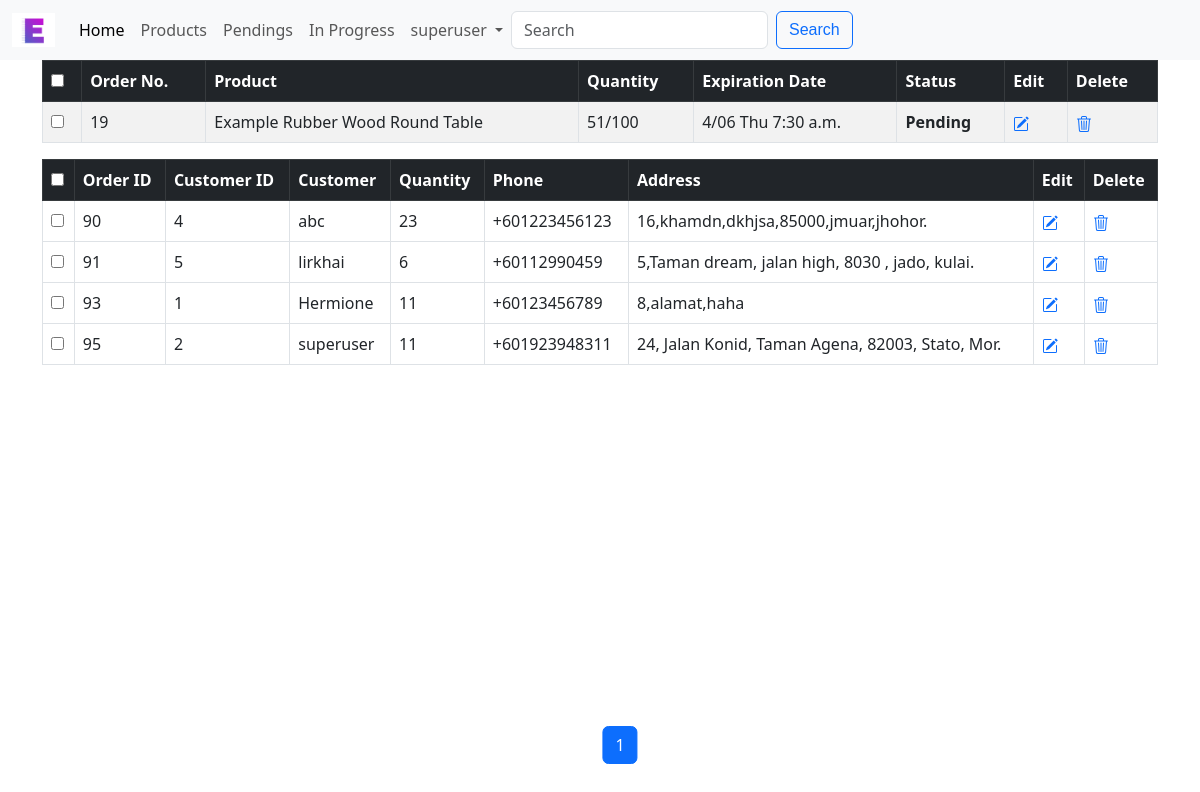
Page /manage_orders/19 (signed in) on the committed database.
### esb/models.py (models this page shows, shortened)
class User(AbstractUser):
    email_token = models.CharField(max_length=200)
    email_is_verified = models.BooleanField(default=False)

class PurchaseOrder(models.Model):
    product = models.ForeignKey(
        Product, on_delete=models.CASCADE, related_name="order_product"
    )
    date_time = models.DateTimeField(null=True)
    target_quantity = models.IntegerField()
    @property
    def is_expired(self):
        return timezone.now() >= self.date_time
    @property
    def total_quantity(self):
        return sum([purchase.quantity for purchase in self.customer_purchases.all()])
    @property
    def reach_target(self):
        total_quantity = sum(
            [purchase.quantity for purchase in self.customer_purchases.all()]
        )
        return total_quantity >= self.target_quantity

class Product(models.Model):
    title = models.CharField(max_length=100)
    description = models.TextField(max_length=1000)
    category = models.ForeignKey(
        Category,
        on_delete=models.SET_NULL,
        blank=True,
        null=True,
        related_name="categories",
    )
    price = models.DecimalField(max_digits=10, decimal_places=2)
    active = models.BooleanField(default=False)
    img = models.ImageField(upload_to="esb/static/esb/image")
    class Meta:
        ordering = ["-active", "id"]

class CustomerPurchase(models.Model):
    customer = models.ForeignKey(
        Customer, on_delete=models.CASCADE, related_name="customer_purchases"
    )
    purchase = models.ForeignKey(
        PurchaseOrder, on_delete=models.CASCADE, related_name="customer_purchases"
    )
    quantity = models.IntegerField()

class Customer(models.Model):
    user = models.OneToOneField(
        User, on_delete=models.CASCADE, null=True, unique=True)
    name = models.CharField(max_length=100, null=True)
    phone = models.CharField(max_length=100, null=True)
    address = models.CharField(max_length=200, null=True)
    def __str__(self):
        return self.user.username

### esb/views.py (the view)
def order_details(request, order_id):
    p_order = PurchaseOrder.objects.get(pk=order_id)
    cus_in_order = CustomerPurchase.objects.filter(purchase=p_order)
    paginator = Paginator(cus_in_order, 10)
    page_number = request.GET.get("page")
    page_obj = paginator.get_page(page_number)
    prev_prev_page_number = page_obj.number - 2
    if page_obj.number + 2 in page_obj.paginator.page_range:
        next_next_page_number = page_obj.number + 2
    else:
        next_next_page_number = None
    return render(request, "esb/order_details.html", {
        "page_obj": page_obj,
        "p_order": p_order,
        "next_next_page_number": next_next_page_number,
        "prev_prev_page_number": prev_prev_page_number
    })

### esb/templates/esb/order_details.html (shortened to what this page needs)
{% extends "esb/manage_orders.html" %}
{% load static %}
{% block top %}
<div class="table-responsive">
    <table id="bootstrapdatatable" class="table table-striped table-bordered" width="100%">
        <thead class="table-dark">
            <th><input type="checkbox" id="checkall" /></th>
            <th>Order No.</th>
            <th>Product</th>
            <th>Quantity</th>
            <th>Expiration Date</th>
            <th>Status</th>
            <th>Edit</th>
            <th>Delete</th>
        </thead>
        <tbody>
            <tr>
                <td><input type="checkbox" id="checkthis" /></td>
                <td>{{ p_order.id }}</td>
                <td>{{ p_order.product.title }}</td>
                <td><span id="total-quantity">{{ p_order.total_quantity }}</span>/{{ p_order.target_quantity }}</td>
                <td>{{ p_order.date_time|date:'n/d D g:i a' }} </td>
                <td id="order-status" style="text-align:left;">
                    {% if p_order.reach_target %}
                    <span class="text-success">
                        In Progress
                    </span>
                    {% else %}
                        {% if p_order.is_expired %}
                            <span class="text-danger">Expired</span>
                        {% else %}
                            Pending
                        {% endif %}
                    {% endif %}</td>
                <td>
                    <a href="#">
                    </a>
                </td>
                <td>
                    <a href="#">
                    </a>
                </td>
            </tr>
        </tbody>
    </table>
</div>
{% endblock %}
{% block thead %}
    <th><input type="checkbox" class="checkall" /></th>
    <th>Order ID</th>
    <th>Customer ID</th>
    <th>Customer</th>
    <th>Quantity</th>
    <th>Phone</th>
    <th>Address</th>
    <th>Edit</th>
    <th>Delete</th>
{% endblock %}
{% block tbody %}
    {% for cus in page_obj %}
        <tr id="tr{{ cus.id }}">
            <td><input type="checkbox" class="checkthis" /></td>
            <td>{{ cus.id }}</td>
            <td>{{ cus.customer.id }}</td>
            <td>{{ cus.customer }}</td>
            <td><span id="sp{{ cus.id }}">{{ cus.quantity }}</span>
            </td>
            <td>+{{ cus.customer.phone}}</td>
            <td>{{ cus.customer.address }}</td>
            <td><a id="edit{{ cus.id }}" onclick="editCusOrder('{{ cus.id }}')" style="color:#0d6efd;">
                </a>
            </td>
            <td><a onclick="deleteCusOrder('{{ cus.id }}')" style="color:#0d6efd;">
                </a>
            </td>
        </tr>
    {% endfor %}
    {% block pagination %}
        {% include 'esb/pagination.html' %}
    {% endblock %}
{% endblock %}

### esb/templates/esb/layout.html (shortened to what this page needs)
{% load static %}
<!DOCTYPE html>
<html lang="en">
    <head>
        <link href="https://cdn.jsdelivr.net/npm/bootstrap@5.3.0-alpha1/dist/css/bootstrap.min.css" rel="stylesheet"
>
        <link rel="stylesheet" href="{% static 'esb/styles.css' %}">
    </head>
    <body>
        <nav class="navbar navbar-expand-lg bg-body-tertiary fixed-top">
            <div class="container-fluid">
                <a class="navbar-brand" href="#">
                    <img src="{% static 'esb/image/ESB.jpg' %}" alt="Esb" width="43" height="34">
                </a>
                <div class="collapse navbar-collapse" id="navbarNavDropdown" style="text-align:center;">
                    <ul class="navbar-nav">
                        <li class="nav-item">
                            <a class="nav-link active" aria-current="page" href="{% url 'index' %}">Home</a>
                        </li>
                        <li class="nav-item">
                            <a class="nav-link" href="{% url 'category' %}">Products</a>
                        </li>
                        <li class="nav-item">
                            <a class="nav-link" href="{% url 'pendings' %}">Pendings</a>
                        </li>
                        <li class="nav-item">
                            <a class="nav-link" href="{% url 'inprogress' %}">In Progress</a>
                        </li>
                        {% if request.user.is_authenticated %}
                        <li class="nav-item dropdown" style="text-align:center;">
                            <a class="nav-link dropdown-toggle" href="#" role="button" data-bs-toggle="dropdown" aria-expanded="false">
                                {{ user.username }}
                            </a>
                        </li>
                        {% endif %}
                    </ul>
                    <form action="{% url 'search_products' %}"class="d-flex" role="search" method="get">
                        <input class="form-control me-2" type="search" placeholder="Search" aria-label="Search" name="q">
                        <button class="btn btn-outline-primary" type="submit">Search</button>
                    </form>
                </div>
            </div>
        </nav>
    {% block body %}
    {% endblock %}
    </body>
</html>

### esb/static/esb/styles.css (style rules this page uses)
body { padding-top: 3.75rem; padding-bottom: 3.75rem; }
.btn { font-family: 'Gill Sans', 'Gill Sans MT', Calibri, 'Trebuchet MS', sans-serif; }
#order-status { font-weight: bolder; text-align: center; }

### rows in the picture
User: username "superuser"
PurchaseOrder: id "19", product "Example Rubber Wood Round Table", total_quantity "51", target_quantity "100", date_time "4/06 Thu 7:30 a.m."
CustomerPurchase: id "90", customer.id "4", customer "abc", quantity "23", customer.phone "601223456123", customer.address "16,khamdn,dkhjsa,85000,jmuar,jhohor."
CustomerPurchase: id "91", customer.id "5", customer "lirkhai", quantity "6", customer.phone "60112990459", customer.address "5,Taman dream, jalan high, 8030 , jado, kulai."
CustomerPurchase: id "93", customer.id "1", customer "Hermione", quantity "11", customer.phone "60123456789", customer.address "8,alamat,haha"
CustomerPurchase: id "95", customer.id "2", customer "superuser", quantity "11", customer.phone "601923948311", customer.address "24, Jalan Konid, Taman Agena, 82003, Stato, Mor."

### other values in the picture
{{ page_obj.number }} "1"
